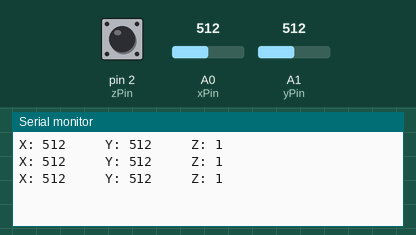
Bench run of a sketch on a simulated Arduino Uno, built with avr-gcc and run on an emulated ATmega328P. Shown: the last lines printed to the serial monitor. Inputs (shaded band) come from the test bench; at power-on: A0 (xPin) = 512, A1 (yPin) = 512, pin 2 (zPin) HIGH.

Above: at 1.3 s.
1.4 s: A0 (xPin) set to 716
At 1.9 s:
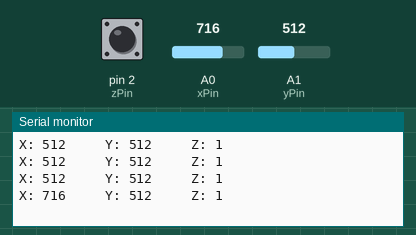
2.9 s: A1 (yPin) set to 716
At 3.4 s:
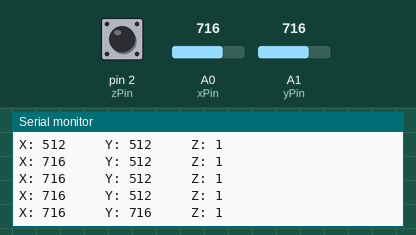
4.4 s: pin 2 (zPin) pulled LOW for 0.6 s
At 4.9 s:
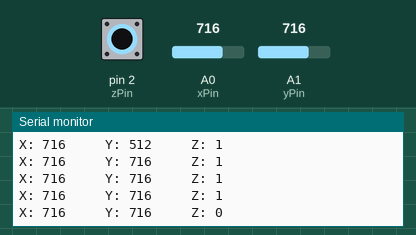
6.5 s: A0 (xPin) set to 900
At 6.9 s:
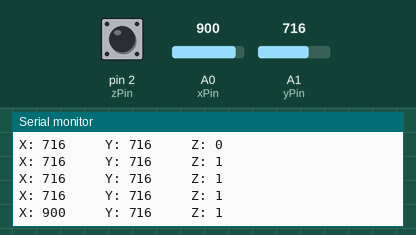
8.0 s: pin 2 (zPin) pulled LOW for 1 s
At 8.4 s:
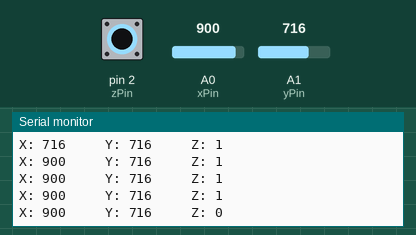
10.5 s: A1 (yPin) set to 900
At 10.9 s:
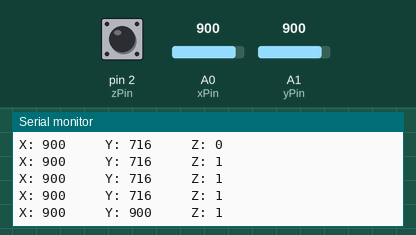
Timing chart, 0 to 13.0 s (numbered marks = the images above; inputs shaded):
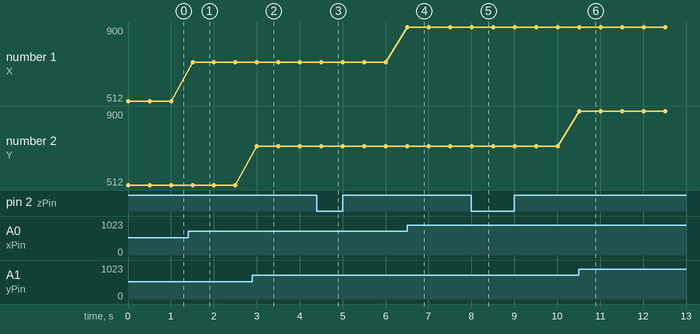

The sketch:

joystick.ino
```cpp
int xPin = 0;
int yPin = 1;
int zPin = 2;

int xValue, yValue, zValue;

void setup() {
  pinMode(zPin, INPUT_PULLUP);
  Serial.begin(9600);
}

void loop() {
  xValue = analogRead(xPin);
  yValue = analogRead(yPin);
  zValue = digitalRead(zPin);

  Serial.print("X: ");
  Serial.print(xValue);
  Serial.print("  \t Y: ");
  Serial.print(yValue);
  Serial.print("  \t Z: ");
  Serial.println(zValue);
  delay(500);
}
```

Measured:
- after the input at 1.4 s, the serial monitor: prints a new line after 0.10 s (image 1)
- after the input at 2.9 s, the serial monitor: prints a new line after 0.11 s (image 2)
- after the input at 4.4 s, the serial monitor: prints a new line after 0.11 s (image 3)
- after the input at 6.5 s, the serial monitor: prints a new line at once (image 4)
- after the input at 8.0 s, the serial monitor: prints a new line at once (image 5)
- after the input at 10.5 s, the serial monitor: prints a new line at once (image 6)
- plotted number 1: 512 → 716 after the input at 1.4 s, 716 → 900 after the input at 6.5 s
